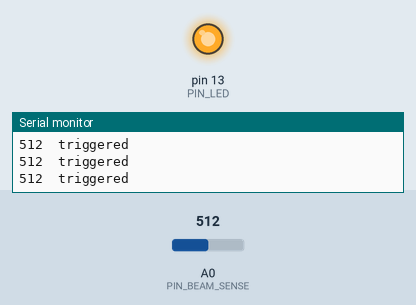
The sketch below on a simulated Arduino Uno, built with avr-gcc and run on an emulated ATmega328P. On the bench: output pins drawn as LEDs (lit = HIGH), the last lines printed to the serial monitor. The inputs (shaded band) are chosen by the test bench; at power-on: A0 (PIN_BEAM_SENSE) = 512. Pins used as bus, display or sensor lines are not drawn.

Above: at 0.92 s.
1.3 s: A0 (PIN_BEAM_SENSE) set to 640
4.3 s: A0 (PIN_BEAM_SENSE) set to 660
At 5.0 s:
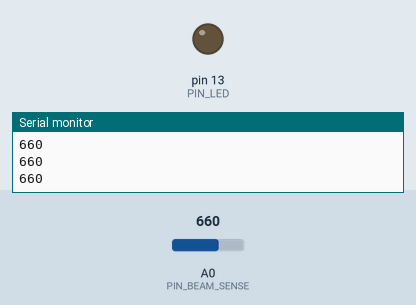
5.8 s: A0 (PIN_BEAM_SENSE) set to 511
At 6.32 s:
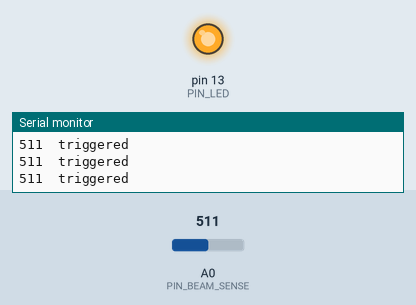
8.8 s: A0 (PIN_BEAM_SENSE) set to 716
At 9.6 s:
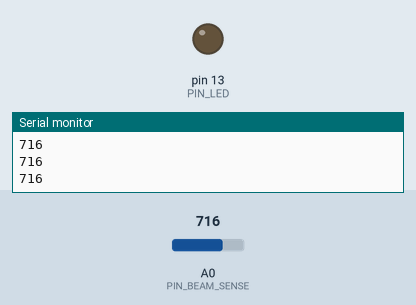
Timing chart, 0 to 11.3 s (numbered marks = the images above; inputs shaded):
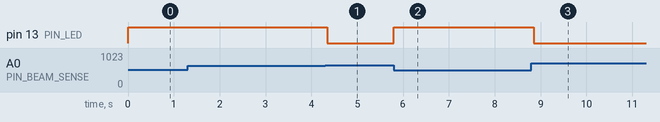

The sketch:

distancetrigger.ino
```cpp
/**
 * Trigger a wired remote (via opto-isolator) in response to breaking a beam
 * (sensed with analog input from an ambient light sensor).
 */

#define PIN_LED			13
#define PIN_TRIGGER		12
#define PIN_BEAM		11
#define PIN_BEAM_SENSE		A0
#define THRESHOLD		650	// Brightness less than this triggers.
#define SERIAL_BAUD		9600
//#define TRIGGER_DELAY		0
#define TRIGGER_DURATION	80
#define SAMPLE_INTERVAL		1500

int sampleClock;

void setup() {
	sampleClock = 0;
	pinMode(PIN_LED, OUTPUT);
	pinMode(PIN_BEAM, OUTPUT);
	digitalWrite(PIN_BEAM, HIGH);
	pinMode(PIN_TRIGGER, OUTPUT);
	digitalWrite(PIN_TRIGGER, LOW);
	Serial.begin(SERIAL_BAUD);
}

void trigger() {
	#ifdef TRIGGER_DELAY
	delay(TRIGGER_DELAY);
	#endif
	digitalWrite(PIN_TRIGGER, HIGH);
	digitalWrite(PIN_BEAM, LOW);
	digitalWrite(PIN_LED, HIGH);
	delay(TRIGGER_DURATION);
	digitalWrite(PIN_LED, LOW);
	digitalWrite(PIN_BEAM, HIGH);
	digitalWrite(PIN_TRIGGER, LOW);
}

void loop() {
	int level = analogRead(PIN_BEAM_SENSE);
	if (sampleClock++ % SAMPLE_INTERVAL == 0) {
		Serial.println(level);
	}
	if (level < THRESHOLD) {
		Serial.print(level);
		Serial.println("\ttriggered");
		trigger();
	}
}
```

Measured:
- the behaviour switches between 649 and 650 on A0 (PIN_BEAM_SENSE) (found by bisection; images 0 and 1)
- after the input at 4.3 s, pin 13 (PIN_LED): HIGH → LOW at once
- after the input at 5.8 s, pin 13 (PIN_LED): LOW → HIGH at once
- after the input at 8.8 s, pin 13 (PIN_LED): HIGH → LOW after 0.06 s
